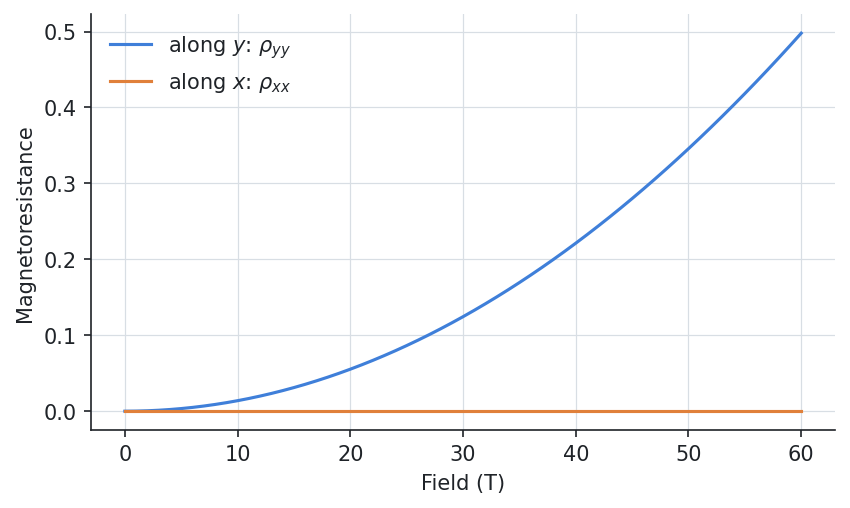

Recreate this plot in Python.
from _data import d

# --8<-- [start:example]
import numpy as np
from quantalyze.beta import boltzmann as bz

a = bz.units.angstrom_to_meter(3.87)
G = 2 * np.pi / a  # the sheets repeat every G along k_y

# Two warped sheets near k_x = ±0.5 Å⁻¹, each sampled over exactly one period
sheets = bz.generators.open_sheets(512, k0=5e9, velocity=2e5, tau=1e-13, period=G, warping=1e9)

field = np.linspace(0, 60, 61)
sigma = bz.conductivity(sheets, field, layer_spacing=d, period=(0.0, G))
rho = bz.resistivity(sigma)

print(sigma.iloc[[0, 30, 60], :2])
print(f"rho_xx(60 T) / rho_xx(0): {rho.rho_xx.iloc[60] / rho.rho_xx.iloc[0]:.6f} (no MR along x)")
print(f"MR along y at 60 T: {rho.rho_yy.iloc[60] / rho.rho_yy.iloc[0] - 1:.1f}")
# --8<-- [end:example]

import matplotlib.pyplot as plt

fig, ax = plt.subplots()
ax.plot(field, rho.rho_yy / rho.rho_yy.iloc[0] - 1, label=r"along $y$: $\rho_{yy}$")
ax.plot(field, rho.rho_xx / rho.rho_xx.iloc[0] - 1, label=r"along $x$: $\rho_{xx}$")
ax.set(xlabel="Field (T)", ylabel="Magnetoresistance")
ax.legend()
